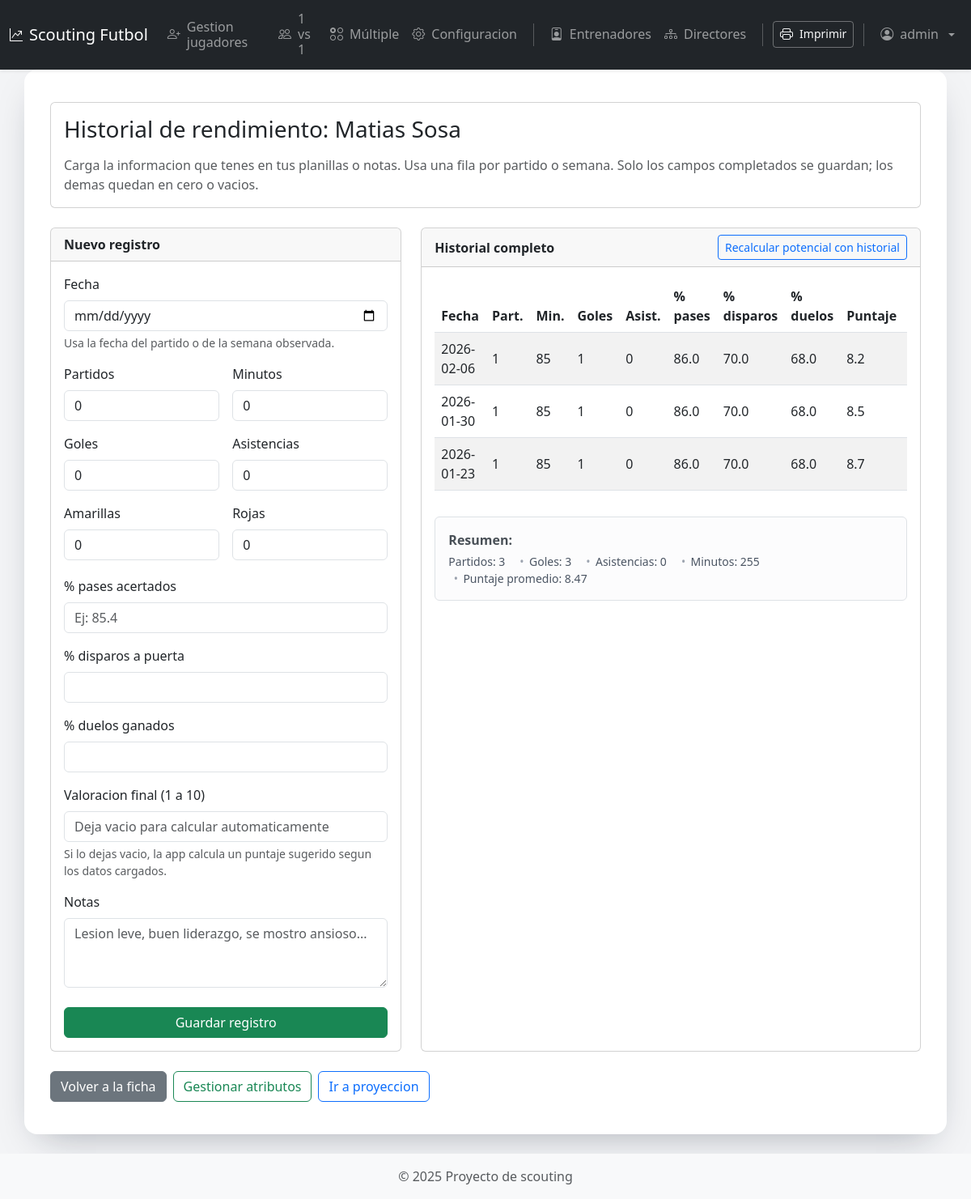
The app's page /player/30005/stats (signed in) with its own data.
### models.py (models this page shows, shortened)
class TimestampMixin:
    created_at = Column(DateTime, nullable=True, default=datetime.utcnow)
    updated_at = Column(DateTime, nullable=True, default=datetime.utcnow, onupdate=datetime.utcnow)

class Player(TimestampMixin, Base):
    __tablename__ = "players"
    id = Column(Integer, primary_key=True)
    name = Column(String, nullable=False)
    national_id = Column(String, unique=True, nullable=True)
    age = Column(Integer, nullable=False)
    position = Column(String, nullable=False)
    club = Column(String, nullable=True)
    country = Column(String, nullable=True)
    photo_url = Column(String, nullable=True)
    pace = Column(Integer, nullable=False)
    shooting = Column(Integer, nullable=False)
    passing = Column(Integer, nullable=False)
    dribbling = Column(Integer, nullable=False)
    defending = Column(Integer, nullable=False)
    physical = Column(Integer, nullable=False)
    vision = Column(Integer, nullable=False)
    tackling = Column(Integer, nullable=False)
    determination = Column(Integer, nullable=False)
    technique = Column(Integer, nullable=False)
    potential_label = Column(Boolean, nullable=False)
    stats = relationship("PlayerStat", back_populates="player", cascade="all, delete-orphan")
    attribute_history = relationship("PlayerAttributeHistory", back_populates="player", cascade="all, delete-orphan")

class PlayerStat(TimestampMixin, Base):
    __tablename__ = "player_stats"
    id = Column(Integer, primary_key=True)
    player_id = Column(Integer, ForeignKey("players.id"), nullable=False)
    record_date = Column(Date, nullable=False)
    matches_played = Column(Integer, nullable=False, default=0)
    goals = Column(Integer, nullable=False, default=0)
    assists = Column(Integer, nullable=False, default=0)
    minutes_played = Column(Integer, nullable=False, default=0)
    yellow_cards = Column(Integer, nullable=False, default=0)
    red_cards = Column(Integer, nullable=False, default=0)
    pass_accuracy = Column(Float, nullable=True)  # porcentaje (0-100)
    shot_accuracy = Column(Float, nullable=True)  # porcentaje (0-100)
    duels_won_pct = Column(Float, nullable=True)  # porcentaje (0-100)
    final_score = Column(Float, nullable=True)    # valoración 1-10
    notes = Column(Text, nullable=True)
    player = relationship("Player", back_populates="stats")

### app.py (the view, shortened to what this page needs)
@app.route("/player/<int:player_id>/stats", methods=["GET", "POST"])
@login_required
def player_stats(player_id: int):
    if request.method == "POST":
        _require_csrf()
        if not can_edit_player_data():
            abort(403)
    db = Session()
    player = db.query(Player).filter(Player.id == player_id).first()
    if not player:
        db.close()
        abort(404)
    stats = (db.query(PlayerStat)
             .filter(PlayerStat.player_id == player_id)
             .order_by(PlayerStat.record_date.desc(), PlayerStat.id.desc())
             .all())
    db.close()
    summary = summarize_stats(list(reversed(stats)))
    return render_template(
        "player_stats.html",
        player=player,
        stats=stats,
        summary=summary,
    )

### templates/player_stats.html (shortened to what this page needs)
{% extends "base.html" %}
{% block content %}
<div class="card mb-4">
    <div class="card-body">
        <h1 class="h3 mb-3">Historial de rendimiento: {{ player.name }}</h1>
        <p class="text-muted mb-0">
            Carga la informacion que tenes en tus planillas o notas. Usa una fila por partido o semana.
            Solo los campos completados se guardan; los demas quedan en cero o vacios.
        </p>
    </div>
</div>
<div class="row g-4">
    <div class="col-lg-5">
        <div class="card h-100">
            <div class="card-header">{% if can_edit_player_data %}Nuevo registro{% else %}Carga bloqueada para este rol{% endif %}</div>
            <div class="card-body">
                {% if can_edit_player_data %}
                <form method="post">
                    <div class="mb-3">
                        <label class="form-label" for="record_date">Fecha</label>
                        <input class="form-control" type="date" id="record_date" name="record_date" value="{{ request.form.record_date or '' }}" required>
                        <div class="form-text">Usa la fecha del partido o de la semana observada.</div>
                    </div>
                    <div class="row g-3">
                        <div class="col-6">
                            <label class="form-label">Partidos</label>
                            <input class="form-control" type="number" name="matches_played" min="0" value="{{ request.form.matches_played or 0 }}">
                        </div>
                        <div class="col-6">
                            <label class="form-label">Minutos</label>
                            <input class="form-control" type="number" name="minutes_played" min="0" value="{{ request.form.minutes_played or 0 }}">
                        </div>
                        <div class="col-6">
                            <label class="form-label">Goles</label>
                            <input class="form-control" type="number" name="goals" min="0" value="{{ request.form.goals or 0 }}">
                        </div>
                        <div class="col-6">
                            <label class="form-label">Asistencias</label>
                            <input class="form-control" type="number" name="assists" min="0" value="{{ request.form.assists or 0 }}">
                        </div>
                        <div class="col-6">
                            <label class="form-label">Amarillas</label>
                            <input class="form-control" type="number" name="yellow_cards" min="0" value="{{ request.form.yellow_cards or 0 }}">
                        </div>
                        <div class="col-6">
                            <label class="form-label">Rojas</label>
                            <input class="form-control" type="number" name="red_cards" min="0" value="{{ request.form.red_cards or 0 }}">
                        </div>
                    </div>
                    <div class="row g-3 mt-1">
                        <div class="col-12">
                            <label class="form-label">% pases acertados</label>
                            <input class="form-control" type="number" name="pass_accuracy" min="0" max="100" step="0.1" placeholder="Ej: 85.4">
                        </div>
                        <div class="col-12">
                            <label class="form-label">% disparos a puerta</label>
                            <input class="form-control" type="number" name="shot_accuracy" min="0" max="100" step="0.1">
                        </div>
                        <div class="col-12">
                            <label class="form-label">% duelos ganados</label>
                            <input class="form-control" type="number" name="duels_won_pct" min="0" max="100" step="0.1">
                        </div>
                        <div class="col-12">
                            <label class="form-label">Valoracion final (1 a 10)</label>
                            <input class="form-control" type="number" name="final_score" min="1" max="10" step="0.1" placeholder="Deja vacio para calcular automaticamente">
                            <div class="form-text">Si lo dejas vacio, la app calcula un puntaje sugerido segun los datos cargados.</div>
                        </div>
                    </div>
                    <div class="mt-3">
                        <label class="form-label">Notas</label>
                        <textarea class="form-control" name="notes" rows="3" placeholder="Lesion leve, buen liderazgo, se mostro ansioso..."></textarea>
                    </div>
                    <div class="d-grid mt-4">
                        <button class="btn btn-success" type="submit">Guardar registro</button>
                    </div>
                </form>
                {% else %}
                <p class="text-muted mb-0">El rol director puede consultar el historial, pero no cargar ni recalcular registros.</p>
                {% endif %}
            </div>
        </div>
    </div>
    <div class="col-lg-7">
        <div class="card h-100">
            <div class="card-header d-flex flex-wrap justify-content-between align-items-center gap-2">
                <span>Historial completo</span>
                {% if can_edit_player_data %}
                <form method="post" class="d-inline">
                    <button class="btn btn-outline-primary btn-sm" type="submit">Recalcular potencial con historial</button>
                </form>
                {% endif %}
            </div>
            <div class="card-body">
                {% if stats %}
                <div class="table-responsive">
                    <table class="table table-striped table-hover align-middle">
                        <thead>
                            <tr>
                                <th>Fecha</th>
                                <th>Part.</th>
                                <th>Min.</th>
                                <th>Goles</th>
                                <th>Asist.</th>
                                <th>% pases</th>
                                <th>% disparos</th>
                                <th>% duelos</th>
                                <th>Puntaje</th>
                                <th>Notas</th>
                            </tr>
                        </thead>
                        <tbody>
                            {% for stat in stats %}
                            <tr>
                                <td>{{ stat.record_date }}</td>
                                <td>{{ stat.matches_played }}</td>
                                <td>{{ stat.minutes_played }}</td>
                                <td>{{ stat.goals }}</td>
                                <td>{{ stat.assists }}</td>
                                <td>{{ stat.pass_accuracy if stat.pass_accuracy is not none else '--' }}</td>
                                <td>{{ stat.shot_accuracy if stat.shot_accuracy is not none else '--' }}</td>
                                <td>{{ stat.duels_won_pct if stat.duels_won_pct is not none else '--' }}</td>
                                <td>{{ stat.final_score if stat.final_score is not none else '--' }}</td>
                                <td>{{ stat.notes or '-' }}</td>
                            </tr>
                            {% endfor %}
                        </tbody>
                    </table>
                </div>
                <div class="stats-summary mt-3">
                    <div class="alert alert-light border">
                        <div class="fw-semibold mb-1">Resumen:</div>
                        <ul class="list-inline mb-0 small">
                            <li class="list-inline-item">Partidos: {{ summary.total_matches }}</li>
                            <li class="list-inline-item">Goles: {{ summary.total_goals }}</li>
                            <li class="list-inline-item">Asistencias: {{ summary.total_assists }}</li>
                            <li class="list-inline-item">Minutos: {{ summary.total_minutes }}</li>
                            <li class="list-inline-item">Puntaje promedio: {{ summary.avg_final_score or '--' }}</li>
                        </ul>
                    </div>
                </div>
                {% else %}
                <p class="text-muted mb-0">Todavia no hay registros cargados. Usa el formulario para comenzar.</p>
                {% endif %}
            </div>
        </div>
    </div>
</div>
<div class="mt-4 d-flex flex-wrap gap-2">
    <a class="btn btn-secondary" href="{{ url_for('player_detail', player_id=player.id) }}">Volver a la ficha</a>
    <a class="btn btn-outline-success" href="{{ url_for('player_attributes', player_id=player.id) }}">{% if can_edit_player_data %}Gestionar atributos{% else %}Ver atributos{% endif %}</a>
    <a class="btn btn-outline-primary" href="{{ url_for('predict_player', player_id=player.id) }}">Ir a proyeccion</a>
</div>
{% endblock %}

### templates/base.html (shortened to what this page needs)
<!DOCTYPE html>
<html lang="es">
<head>
    <link rel="stylesheet" href="https://cdnjs.cloudflare.com/ajax/libs/bootstrap/5.3.0/css/bootstrap.min.css">
    <link rel="stylesheet" href="{{ url_for('static', filename='styles.css') }}">
    <link rel="stylesheet" href="https://cdn.jsdelivr.net/npm/bootstrap-icons@1.11.3/font/bootstrap-icons.min.css">
</head>
<body class="{% block body_class %}{% endblock %}">
  <nav class="navbar navbar-expand-lg navbar-dark bg-dark shadow-sm">
  <div class="container-fluid">
    <a class="navbar-brand d-flex align-items-center gap-2" href="{{ url_for('landing') }}">
      <i class="bi bi-graph-up-arrow"></i>
      Scouting Futbol
    </a>
    <div id="topbar" class="collapse navbar-collapse">
      <ul class="navbar-nav ms-auto align-items-center">
        {% if is_authenticated %}
          {% if can_manage_players %}
          <li class="nav-item">
            <a class="nav-link d-flex align-items-center gap-2" href="{{ url_for('manage_players') }}">
              <i class="bi bi-person-plus"></i> Gestion jugadores
            </a>
          </li>
          {% endif %}
          <li class="nav-item">
            <a class="nav-link d-flex align-items-center gap-2" href="{{ first_url('compare_players','compare','compare_index') }}">
              <i class="bi bi-people"></i> 1 vs 1
            </a>
          </li>
          <li class="nav-item">
            <a class="nav-link d-flex align-items-center gap-2" href="{{ first_url('compare_multi','compare_multiple','compare_multi_index') }}">
              <i class="bi bi-ui-radios-grid"></i> Múltiple
            </a>
          </li>
          {% if can_manage_users %}
          <li class="nav-item">
            <a class="nav-link d-flex align-items-center gap-2" href="{{ first_url('settings') }}">
              <i class="bi bi-gear"></i> Configuracion
            </a>
          </li>
          {% endif %}
          <li class="nav-item">
            <a class="nav-link d-flex align-items-center gap-2" href="{{ first_url('list_coaches','coaches','coaches_index') }}">
              <i class="bi bi-person-badge"></i> Entrenadores
            </a>
          </li>
          <li class="nav-item">
            <a class="nav-link d-flex align-items-center gap-2" href="{{ first_url('list_directors','directors','directors_index') }}">
              <i class="bi bi-diagram-3"></i> Directores
            </a>
          </li>
          <li class="nav-item">
            <button type="button"
                    class="btn btn-outline-light btn-sm d-flex align-items-center gap-2"
                    onclick="window.print()">
              <i class="bi bi-printer"></i> Imprimir
            </button>
          </li>
          <li class="nav-item dropdown">
            <a class="nav-link dropdown-toggle d-flex align-items-center gap-2" href="#" id="userMenu"
               role="button" data-bs-toggle="dropdown" aria-expanded="false">
              <i class="bi bi-person-circle"></i> {{ current_username }}
            </a>
          </li>
        {% endif %}
      </ul>
    </div>
  </div>
</nav>
    <div class="container app-shell">
        {% block content %}{% endblock %}
    </div>
    <footer class="footer mt-4 py-3 bg-light">
        <div class="container text-center">
            <span class="text-muted">&copy; 2025 Proyecto de scouting</span>
        </div>
    </footer>
</body>
</html>

### records on screen
Player: name "Matias Sosa"
PlayerStat: record_date "2026-02-06", matches_played "1", minutes_played "85", goals "1", assists "0", pass_accuracy "86.0", shot_accuracy "70.0", duels_won_pct "68.0", final_score "8.2"
PlayerStat: record_date "2026-01-30", matches_played "1", minutes_played "85", goals "1", assists "0", pass_accuracy "86.0", shot_accuracy "70.0", duels_won_pct "68.0", final_score "8.5"
PlayerStat: record_date "2026-01-23", matches_played "1", minutes_played "85", goals "1", assists "0", pass_accuracy "86.0", shot_accuracy "70.0", duels_won_pct "68.0", final_score "8.7"

### other values on screen
{{ current_username }} "admin"
{{ summary.total_matches }} "3"
{{ summary.total_goals }} "3"
{{ summary.total_assists }} "0"
{{ summary.total_minutes }} "255"
{{ summary.avg_final_score or '--' }} "8.47"
